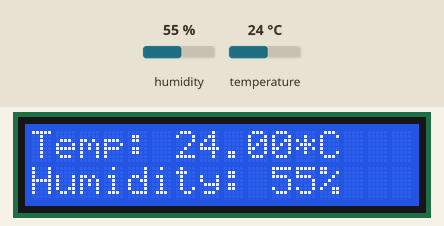
This sketch was run on a simulated ESP8266 (NodeMCU). Shown: 16×2 character LCD. The test bench sets the inputs (shaded band); at power-on: humidity 55 %, temperature 24 °C. WiFi joins after 1.5 s; servers stay silent unless stated; what the sketch prints to the serial monitor is not drawn.

Above: at 3.2 s.
3.3 s: humidity set to 22 %
At 7.3 s:
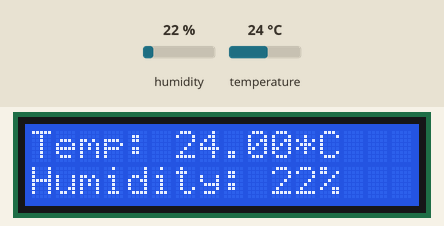
7.6 s: temperature set to 12 °C
At 11.3 s:
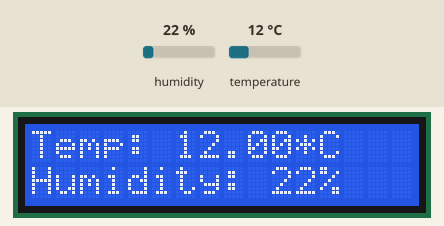
11.6 s: humidity set to 40 %
At 15.3 s:
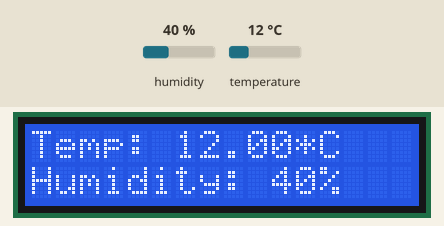
15.6 s: temperature set to 19 °C
At 19.6 s:
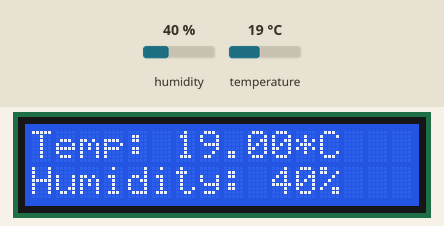
Timing chart, 0 to 20.7 s (numbered marks = the images above; inputs shaded):
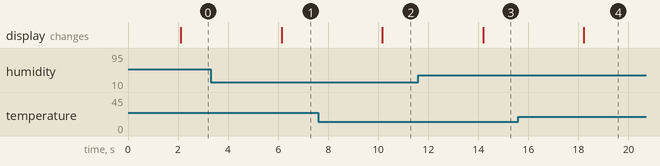

The sketch:

LCD.ino
```cpp
#include <ESP8266WiFi.h>
#include <Hash.h>
#include <ESPAsyncTCP.h>
#include <ESPAsyncWebServer.h>
#include <Adafruit_Sensor.h>
#include <DHT.h>
#include <Wire.h>
#include <LiquidCrystal_I2C.h>
LiquidCrystal_I2C lcd(0x27, 16, 2);
// Replace with your network credentials
const char* ssid = "Mina Spa";
const char* password = "52vuongthuavu";

#define DHTPIN 2     // Digital pin connected to the DHT sensor

// Uncomment the type of sensor in use:
#define DHTTYPE    DHT11     // DHT 11

DHT dht(DHTPIN, DHTTYPE);

// current temperature & humidity, updated in loop()
float t = 0.0;
float h = 0.0;

// Create AsyncWebServer object on port 80
AsyncWebServer server(80);

// Generally, you should use "unsigned long" for variables that hold time
// The value will quickly become too large for an int to store
unsigned long previousMillis = 0;    // will store last time DHT was updated

// Updates DHT readings every 10 seconds
const long interval = 2000;

const char index_html[] PROGMEM = R"rawliteral(
<!DOCTYPE HTML><html>
<head>
  <link rel="stylesheet" href="https://use.fontawesome.com/releases/v5.15.1/css/all.css">
  <link rel="stylesheet" href="https://use.fontawesome.com/releases/v5.15.1/css/v4-shims.css">
  <link href="https://fonts.googleapis.com/css2?family=Roboto&display=swap" rel="stylesheet">
  <meta charset="utf-8">
  <meta name="viewport" content="width=device-width, initial-scale=1">
  <script src="https://code.highcharts.com/highcharts.js"></script>
  <style>
    body {
      min-width: 310px;
      max-width: 800px;
      height: 400px;
      margin: 0 auto;
    }
    h2 {
      font-family: Roboto;
      font-size: 2.5rem;
      text-align: center;
    }
  </style>
</head>
<body>
  <h2>Đo Nhiệt Độ và Độ Ẩm</h2>
  <div id="chart-temperature" class="container"></div>
  <div id="chart-humidity" class="container"></div>
  <div id="chart-pressure" class="container"></div>
</body>
<script>
var chartT = new Highcharts.Chart({
  chart:{ renderTo : 'chart-temperature' },
  title: { text: 'Nhiệt Độ' },
  subtitle:{ text:'Data from DHT11 and ESP8266'},
  series: [{
    showInLegend: false,
    data: []
  }],
  plotOptions: {
    line: { animation: false,
      dataLabels: { enabled: true }
    },
    series: { color: '#059e8a' }
  },
  xAxis: { type: 'datetime',
    TimeLabelFormats: { second: '%H:%M:%S' }
  },
  yAxis: {
    title: { text: 'Temperature (Celsius)' }
    //title: { text: 'Temperature (Fahrenheit)' }
  },
  credits: { enabled: false }
});
setInterval(function ( ) {
  var xhttp = new XMLHttpRequest();
  xhttp.onreadystatechange = function() {
    if (this.readyState == 4 && this.status == 200) {
      var x = (new Date()).getTime(),
          y = parseFloat(this.responseText);
      //console.log(this.responseText);
      if(chartT.series[0].data.length > 40) {
        chartT.series[0].addPoint([x, y], true, true, true);
      } else {
        chartT.series[0].addPoint([x, y], true, false, true);
      }
    }
  };
  xhttp.open("GET", "/temperature", true);
  xhttp.send();
}, 2000 ) ;

var chartH = new Highcharts.Chart({
  chart:{ renderTo:'chart-humidity' },
  title: { text: 'Độ Ẩm' },
  series: [{
    showInLegend: false,
    data: []
  }],
  plotOptions: {
    line: { animation: false,
      dataLabels: { enabled: true }
    }
  },
  xAxis: {
    type: 'datetime',
    TimeLabelFormats: { second: '%H:%M:%S' }
  },
  yAxis: {
    title: { text: 'Humidity (%)'},
  },
  credits: { enabled: false }
});
setInterval(function ( ) {
  var xhttp = new XMLHttpRequest();
  xhttp.onreadystatechange = function() {
    if (this.readyState == 4 && this.status == 200) {
      var x = (new Date()).getTime(),
          y = parseFloat(this.responseText);
      //console.log(this.responseText);
      if(chartH.series[0].data.length > 40) {
        chartH.series[0].addPoint([x, y], true, true, true);
      } else {
        chartH.series[0].addPoint([x, y], true, false, true);
      }
    }
  };
  xhttp.open("GET", "/humidity", true);
  xhttp.send();
}, 2000 ) ;

</script>
</html>)rawliteral";

// Replaces placeholder with DHT values
String processor(const String& var){
  //Serial.println(var);
  if(var == "TEMPERATURE"){
    return String(t);
  }
  else if(var == "HUMIDITY"){
    return String(h);
  }
  return String();
}

void setup(){
  // Serial port for debugging purposes
  lcd.begin();   // initializing the LCD
  lcd.backlight();
  Serial.begin(115200);
  dht.begin();

  // Connect to Wi-Fi
  WiFi.begin(ssid, password);
  Serial.println("Connecting to WiFi");
  while (WiFi.status() != WL_CONNECTED) {
    delay(1000);
    Serial.println(".");
  }

  // Print ESP8266 Local IP Address
  Serial.println(WiFi.localIP());

  // Route for root / web page
  server.on("/", HTTP_GET, [](AsyncWebServerRequest *request){
    request->send_P(200, "text/html", index_html, processor);
  });
  server.on("/temperature", HTTP_GET, [](AsyncWebServerRequest *request){
    request->send_P(200, "text/plain", String(t).c_str());
  });
  server.on("/humidity", HTTP_GET, [](AsyncWebServerRequest *request){
    request->send_P(200, "text/plain", String(h).c_str());
  });

  // Start server
  server.begin();
}

void loop(){
  unsigned long currentMillis = millis();
  if (currentMillis - previousMillis >= interval) {
    // save the last time you updated the DHT values
    previousMillis = currentMillis;
    // Read temperature as Celsius (the default)
    float newT = dht.readTemperature();
    // Read temperature as Fahrenheit (isFahrenheit = true)
    //float newT = dht.readTemperature(true);
    // if temperature read failed, don't change t value
    if (isnan(newT)) {
      Serial.println("Failed to read from DHT sensor!");
    }
    else {
      t = newT;
      Serial.println(t);
    }
    // Read Humidity
    float newH = dht.readHumidity();
    // if humidity read failed, don't change h value
    if (isnan(newH)) {
      Serial.println("Failed to read from DHT sensor!");
    }
    else {
      h = newH;
      Serial.println(h);
    }
  }
  lcd.setCursor(0, 0);
  String hs="Humidity: "+String((int)h)+"%";
  String ts="Temp: "+String(t)+"*C";
  lcd.setCursor(0, 0);
  lcd.print(ts);
  lcd.setCursor(0, 1);
  lcd.print(hs);
}
```

Measured:
- after the input at 3.3 s, the display: changes after 2.8 s (image 1)
- after the input at 7.6 s, the display: changes after 2.6 s (image 2)
- after the input at 11.6 s, the display: changes after 2.6 s (image 3)
- after the input at 15.6 s, the display: changes after 2.6 s (image 4)
